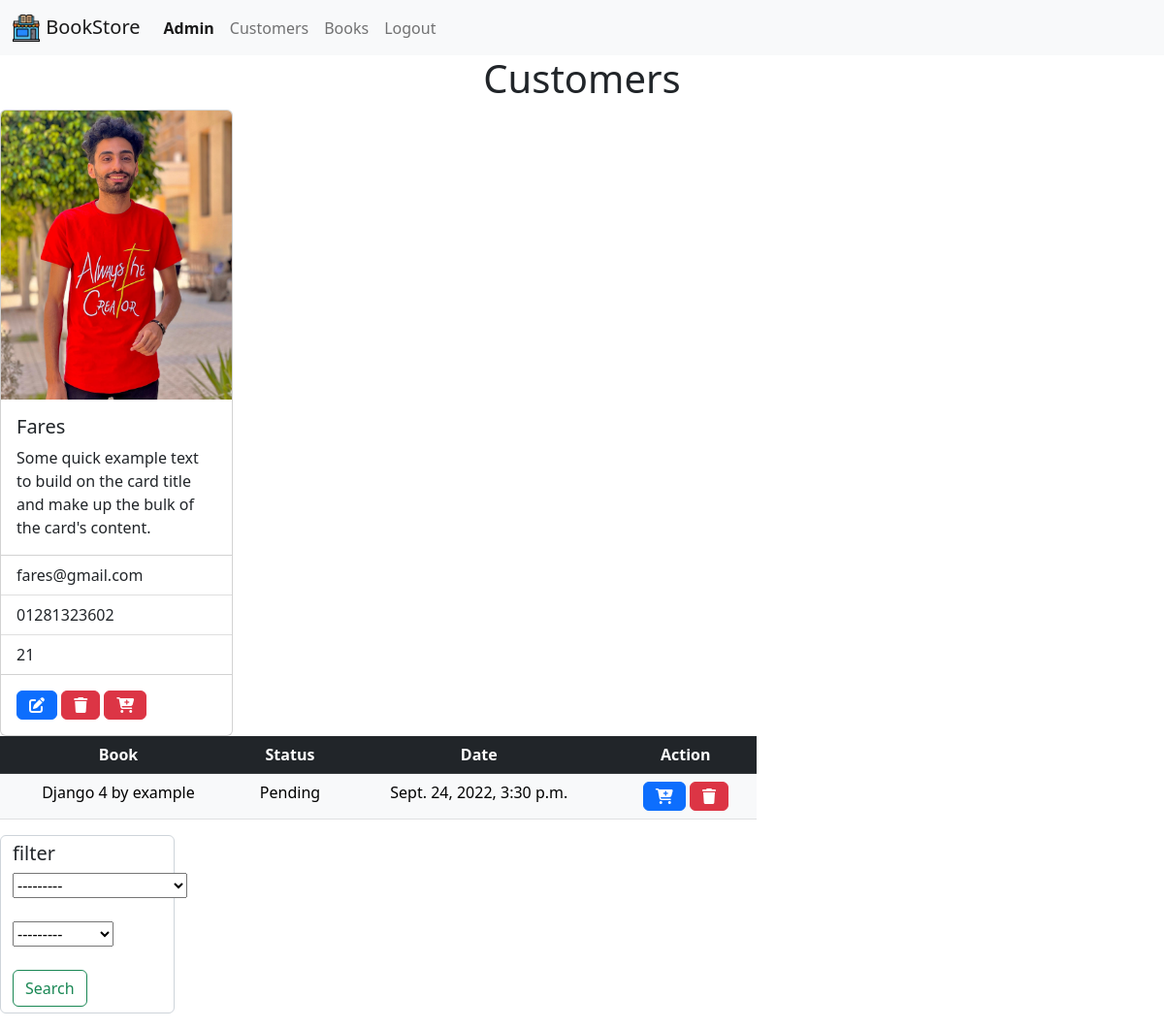
Page /customer/1 (signed in) on the committed database.
### bookstore/models.py (models this page shows, shortened)
class Customer(models.Model):
    user = models.OneToOneField(User,null=True ,on_delete=models.CASCADE)
    name = models.CharField(max_length=100)
    email = models.CharField(max_length=100, null=True)
    phone = models.CharField(max_length=100, null=True)
    age = models.IntegerField()
    image = models.ImageField(upload_to='images/%Y/%m/%d/', blank=True)
    date_created = models.DateTimeField(auto_now_add=True)

class Order(models.Model):
    STATUS = (
        ('Pending', 'Pending'),
        ('Delivered', 'Delivered'),
        ('Cancelled', 'Cancelled'),
        ('Processing', 'Processing'),
    )
    customer = models.ForeignKey(Customer,null=True,on_delete=models.SET_NULL)
    book = models.ForeignKey(Book, null=True, on_delete=models.SET_NULL)
    tags = models.ManyToManyField(Tag)
    date_created = models.DateTimeField(auto_now_add=True)
    status = models.CharField(max_length=200, null=True, choices=STATUS)
    note = models.CharField(max_length=1000, null=True, blank=True)

class Book(models.Model):
    CATEGORY = (
        ('Fiction', 'Fiction'),
        ('Biography', 'Biography'),
        ('History', 'History'),
        ('Science', 'Science'),
        ('Technology', 'Technology'),
        ('Mathematics', 'Mathematics'),
    )
    name = models.CharField(max_length=100)
    author = models.CharField(max_length=100)
    price = models.IntegerField()
    tags = models.ManyToManyField(Tag)
    category = models.CharField(max_length=100, choices=CATEGORY)
    description = models.CharField(max_length=1000, null=True)
    date_created = models.DateTimeField(auto_now_add=True)
    def __str__(self):
        return self.name

### bookstore/decorators.py (the view)
    def wrapperFunc(request, *args, **kwargs):
        group = None
        if request.user.groups.exists():
            group = request.user.groups.all()[0].name
        if group == 'admin':
            return view_func(request, *args, **kwargs)
        if group == 'customers':
            return redirect('userProfile')

### bookstore/views.py (called while the page is built)
@login_required(login_url='login')
@forAdmin
def customer(request, pk):
    customer = Customer.objects.get(id=pk)
    orders = customer.order_set.all()
    searchFilter = OrderFilter(request.GET, queryset=orders)
    orders = searchFilter.qs
    context = {'orders': orders, 'customer': customer , 'searchFilter': searchFilter}
    return render(request, 'bookstore/customer.html', context)

### templates/bookstore/customer.html (shortened to what this page needs)
{% extends 'base.html' %}
{% load static %}
{% block content %}
<h1 class="containers" style="text-align: center">Customers</h1>
<div class="containers">
  <div class="content">
    <div class="card" style="width: 20%">
      <img src="{{customer.image.url}}" class="card-img-top" />
      <div class="card-body">
        <h5 class="card-title">{{customer.name|title}}</h5>
        <p class="card-text">
          Some quick example text to build on the card title and make up the
          bulk of the card's content.
        </p>
      </div>
      <ul class="list-group list-group-flush">
        <li class="list-group-item">{{customer.email}}</li>
        <li class="list-group-item">{{customer.phone}}</li>
        <li class="list-group-item">{{customer.age}}</li>
      </ul>
      <div class="card-body">
        <a href="#" class="btn btn-primary"
          ><i class="fa-solid fa-pen-to-square"></i
        ></a>
        <a href="#" class="btn btn-danger"><i class="fa-solid fa-trash"></i></a>
        <a href="{% url 'createorder' customer.id %}" class="btn btn-danger"
          ><i class="fa-solid fa-cart-plus"></i
        ></a>
      </div>
    </div>
    <div style="width: 65%">
      <table class="table text-center">
        <thead class="table-dark">
          <tr>
            <th scope="col">Book</th>
            <th scope="col">Status</th>
            <th scope="col">Date</th>
            <th scope="col">Action</th>
          </tr>
        </thead>
        <tbody class="table-light">
          {% for order in orders %}
          <tr>
            <td>{{order.book}}</td>
            <td>{{order.status}}</td>
            <td>{{order.date_created}}</td>
            <td>
              <a
                href="{% url 'createorder' customer.id %}"
                class="btn btn-primary"
                ><i class="fa-solid fa-cart-plus"></i
              ></a>
              <a href="{% url 'delete' order.id %}" class="btn btn-danger"
                ><i class="fa-solid fa-trash"></i
              ></a>
            </td>
          </tr>
          {% endfor %}
        </tbody>
      </table>
    </div>
    <div class="box" style="width: 15%">
      <form class="form-control" method="GET">
        <h5>filter</h5>
        {{searchFilter.form.book}}<br><br>
        {{searchFilter.form.status}}<br><br>
        <button class="btn btn-outline-success" type="submit">Search</button>
      </form>
    </div>
  </div>
</div>
{% endblock content %}

### templates/base.html (shortened to what this page needs)
{% load static %}
<html>
  <head>
    <link
      href="https://cdn.jsdelivr.net/npm/bootstrap@5.2.1/dist/css/bootstrap.min.css"
      rel="stylesheet"
    />
    <link
      rel="stylesheet"
      href="https://cdnjs.cloudflare.com/ajax/libs/font-awesome/6.2.0/css/all.min.css"
    />
    <link rel="stylesheet" href="{% static 'css/style.css' %}" />
  </head>
  <body>
    {% include 'parts/navbar.html' %}
    {% block content %}
    {% endblock content %}
  </body>
</html>

### templates/parts/navbar.html (shortened to what this page needs)
{% load static %}
<nav class="navbar navbar-expand-lg bg-light">
  <div class="container-fluid">
    <a class="navbar-brand" href="{% url 'home' %}">
      <img
        src="{% static 'images/logo.png' %}"
        alt="Logo"
        width="30"
        height="30"
        class="d-inline-block align-text-top"
      />
      BookStore
    </a>
    <div class="collapse navbar-collapse" id="navbarSupportedContent">
      <ul class="navbar-nav me-auto mb-2 mb-lg-0">
        {% if request.user.is_staff %}
        <li class="nav-item">
          <a class="nav-link active" style="font-weight:bold"href="#">{{request.user|title}}</a>
        </li>
        <li class="nav-item">
          <a class="nav-link" aria-current="page" href="{% url 'customers' %}">Customers</a>
        </li>
        <li class="nav-item">
          <a class="nav-link" href="{% url 'books' %}">Books</a>
        </li>
        {% endif %}
        {% if request.user.is_authenticated %}
        <li class="nav-item">
          <a class="nav-link" href="{% url 'logout' %}">Logout</a>
        </li>
        {% endif %}
      </ul>
    </div>
  </div>
</nav>

### rows in the picture
Customer: image (picture), name "Fares", email "fares@gmail.com", phone "01281323602", age "21"
Order: book "Django 4 by example", status "Pending", date_created "Sept. 24, 2022, 3:30 p.m."

### other values in the picture
{{ request.user|title }} "Admin"
